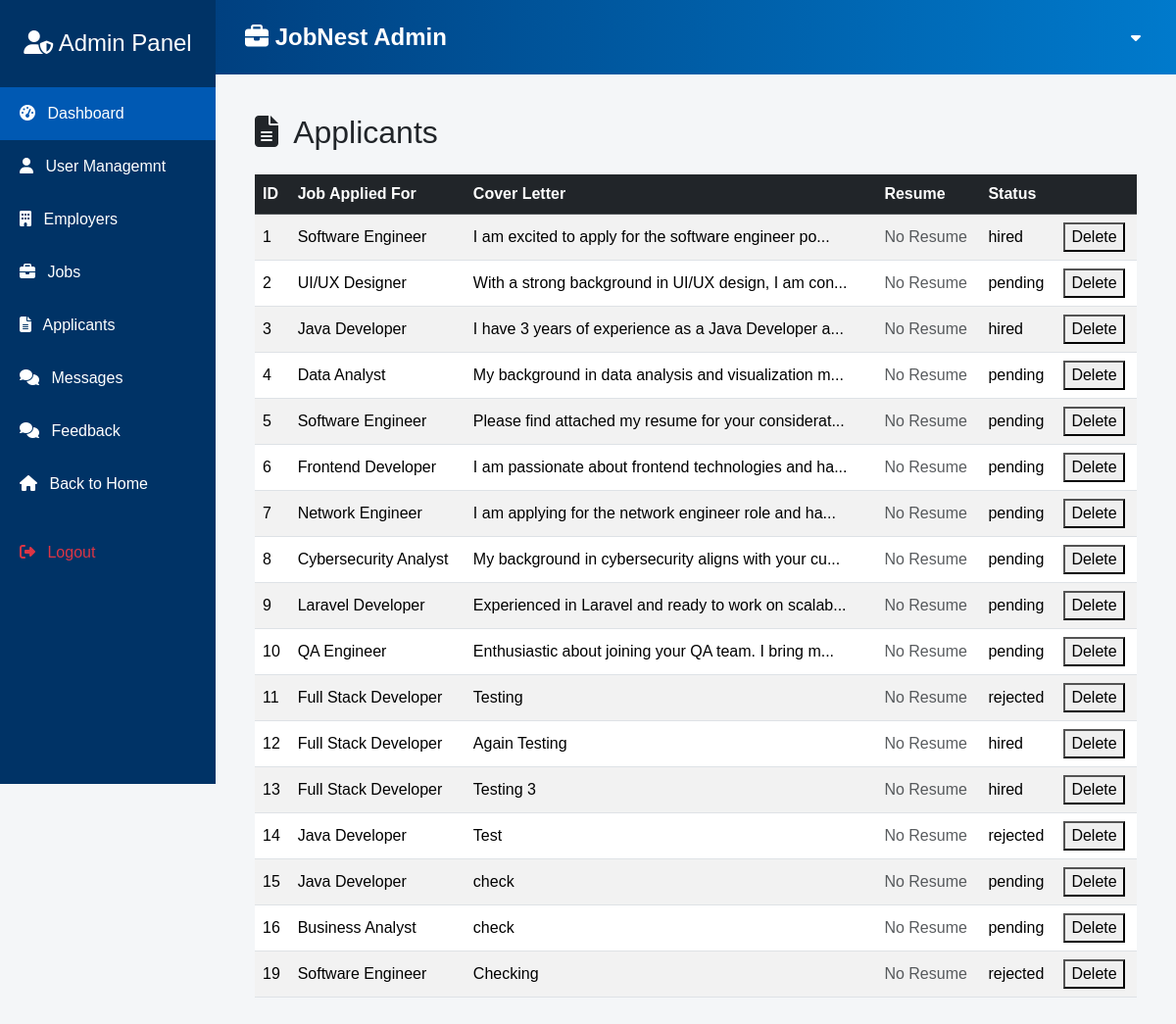
The app's page /applicants.php with its own data.
### tables this page shows
CREATE TABLE `applicants` (
  `id` int(11) NOT NULL,
  `resume_path` varchar(255) NOT NULL,
  `cover_letter` varchar(255) NOT NULL,
  `job_title` varchar(255) NOT NULL,
  `status` varchar(50) DEFAULT 'pending'
);

### applicants.php (the view, shortened to what this page needs)
<?php
require_once 'adminheader.php';
$sql = "SELECT * FROM applicants";
$stmtApps = $conn->query($sql);
$applicants = $stmtApps->fetchAll();
?>
<div class="main-content" style="margin-left:10; padding: 10px;">
  <h2 class="mb-4"><i class="fas fa-file-alt me-2"></i> Applicants</h2>
  <div class="table-responsive">
    <table class="table table-striped table-hover align-middle">
      <thead class="table-dark">
        <tr>
          <th>ID</th>
          <th>Job Applied For</th>
          <th>Cover Letter</th>
          <th>Resume</th>
          <th>Status</th>
          <th></th>
        </tr>
      </thead>
      <tbody>
        <?php foreach ($applicants as $app): ?>
        <tr>
          <td><?= htmlspecialchars($app['id']) ?></td>
          <td>
            <?=
              htmlspecialchars($app['job_title'] ?? $app['job_sector'] ?? 'N/A')
            ?>
          </td>
          <td><?= nl2br(htmlspecialchars($app['cover_letter'])) ?></td>
          <td>
            <?php if (!empty($app['resume_path']) && file_exists($app['resume_path'])): ?>
              <a href="<?= htmlspecialchars($app['resume_path']) ?>" target="_blank" class="btn btn-sm btn-outline-primary">View Resume</a>
            <?php else: ?>
              <span class="text-muted">No Resume</span>
            <?php endif; ?>
          </td>
          <td><?php echo $app['status'];?></td>
          <td>
            <form action="" method="POST">
                <button type="Submit" name="delete" value="<?php echo $app['id']; ?>">Delete</button>
            </form>
          </td>
        </tr>
        <?php endforeach; ?>
      </tbody>
    </table>
  </div>
</div>

### adminheader.php (style rules this page uses)
body { font-family: 'Poppins', sans-serif; background-color: #f4f6f8; }

### records on screen
applicants: id "1", job_title "Software Engineer", cover_letter "I am excited to apply for the software engineer po...", shows "No Resume", status "hired"
applicants: id "2", job_title "UI/UX Designer", cover_letter "With a strong background in UI/UX design, I am con...", shows "No Resume", status "pending"
applicants: id "3", job_title "Java Developer", cover_letter "I have 3 years of experience as a Java Developer a...", shows "No Resume", status "hired"
applicants: id "4", job_title "Data Analyst", cover_letter "My background in data analysis and visualization m...", shows "No Resume", status "pending"
applicants: id "5", job_title "Software Engineer", cover_letter "Please find attached my resume for your considerat...", shows "No Resume", status "pending"
applicants: id "6", job_title "Frontend Developer", cover_letter "I am passionate about frontend technologies and ha...", shows "No Resume", status "pending"
applicants: id "7", job_title "Network Engineer", cover_letter "I am applying for the network engineer role and ha...", shows "No Resume", status "pending"
applicants: id "8", job_title "Cybersecurity Analyst", cover_letter "My background in cybersecurity aligns with your cu...", shows "No Resume", status "pending"
applicants: id "9", job_title "Laravel Developer", cover_letter "Experienced in Laravel and ready to work on scalab...", shows "No Resume", status "pending"
applicants: id "10", job_title "QA Engineer", cover_letter "Enthusiastic about joining your QA team. I bring m...", shows "No Resume", status "pending"
applicants: id "11", job_title "Full Stack Developer", cover_letter "Testing", shows "No Resume", status "rejected"
applicants: id "12", job_title "Full Stack Developer", cover_letter "Again Testing", shows "No Resume", status "hired"
applicants: id "13", job_title "Full Stack Developer", cover_letter "Testing 3", shows "No Resume", status "hired"
applicants: id "14", job_title "Java Developer", cover_letter "Test", shows "No Resume", status "rejected"
applicants: id "15", job_title "Java Developer", cover_letter "check", shows "No Resume", status "pending"
applicants: id "16", job_title "Business Analyst", cover_letter "check", shows "No Resume", status "pending"
applicants: id "19", job_title "Software Engineer", cover_letter "Checking", shows "No Resume", status "rejected"
